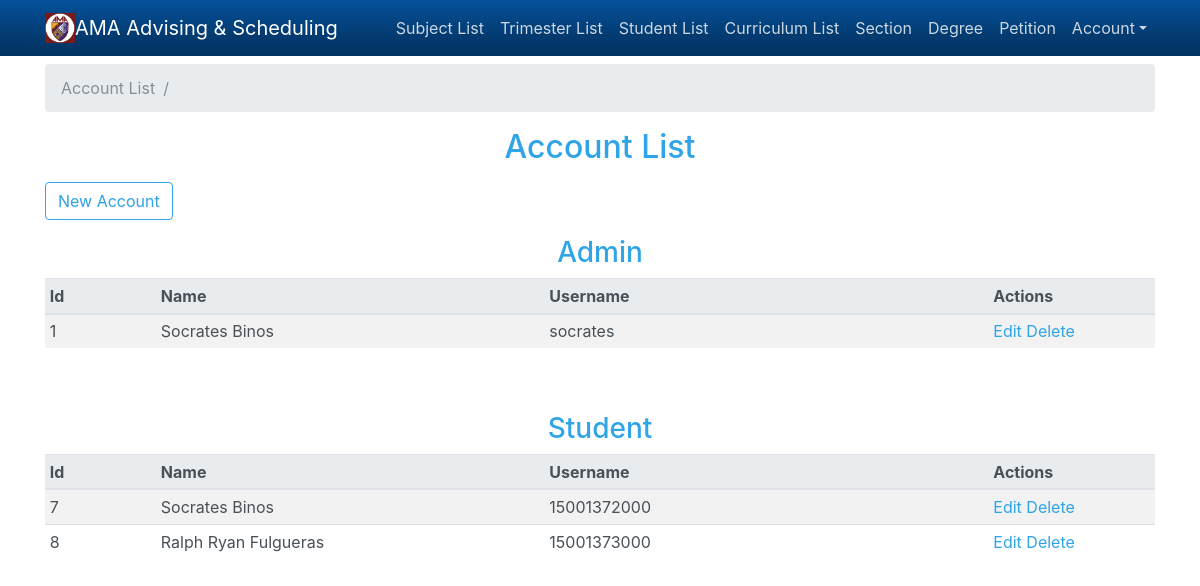
The page /index.php?menu=account_list (signed in) on the database its author committed.
### tables this page shows
CREATE TABLE `account_list` (
  `id` int(11) NOT NULL,
  `account_type` varchar(15) NOT NULL,
  `student_id` int(11) DEFAULT NULL,
  `name` varchar(30) DEFAULT NULL,
  `username` varchar(30) DEFAULT NULL,
  `password` varchar(30) NOT NULL
);

### includes/db_config.php (called while the page is built, shortened)
<?php
$host = 'localhost';
$user = 'root';
$password = '';
$database = 'ama';
$connect = mysqli_connect($host, $user, $password, $database);
function query($sql) {
	global $connect;
	$result = mysqli_query($connect, $sql);
	return $result;
}

### pages/account_list.php (the view)
<ol class="breadcrumb">
  <li class="breadcrumb-item active">Account List</li>
  <li class="breadcrumb-item active"></li>
</ol>
<h2 class="text-center">Account List</h2>
<div class="mt-3">
    <div class="form-group">
        <a class="btn btn-outline-primary" href="index.php?new=account">New Account</a>
    </div>
    <div class="table-responsive">
         <h3 class="text-center">Admin</h3>
        <table class="table table-sm table-striped">
            <thead class="thead-light">
                <tr>
                    <th>Id</th>
                    <th>Name</th>
                    <th>Username</th>
                    <th>Actions</th>
                </tr>
            </thead>
            <tbody>
                <?php
                $select_admin = query("select id
                                            , name
                                            , username
                                            , account_type
                                        from account_list
                                        where account_type = 'Admin'");
                if ($select_admin):
                    while ($row = mysqli_fetch_assoc($select_admin)):
                            ?>
                            <tr>
                                <td width="10%"><?php echo $row['id'] ?></td>
                                <td width="35%"><?php echo $row['name'] ?></td>
                                <td width="40%"><?php echo $row['username'] ?></td>
                                <td>
                                    <a href="index.php?edit=account&edit_id=<?php echo $row['id'] ?>&account_type=<?php echo $row['account_type'] ?>">Edit</a>
                                    <a href="index.php?delete=account&delete_id=<?php echo $row['id'] ?>&account_type=<?php echo $row['account_type'] ?>">Delete</a>
                                </td>
                            </tr>
                            <?php
                    endwhile;
                endif;
                ?>
            </tbody>
        </table>
    </div>
    <div class="table-responsive mt-5">
        <h3 class="text-center">Student</h3>
        <table class="table table-sm table-striped">
            <thead class="thead-light">
                <tr>
                    <th>Id</th>
                    <th>Name</th>
                    <th>Username</th>
                    <th>Actions</th>
                </tr>
            </thead>
            <tbody>
                <?php
                $select_student = query("select id
                                            ,   name
                                            ,   username
                                            ,   account_type
                                        from account_list
                                        where account_type = 'Student'");
                if ($select_student):
                    while ($row = mysqli_fetch_assoc($select_student)):
                            ?>
                            <tr>
                                <td width="10%"><?php echo $row['id'] ?></td>
                                <td width="35%"><?php echo $row['name'] ?></td>
                                <td width="40%"><?php echo $row['username'] ?></td>
                                <td>
                                    <a href="index.php?edit=account&edit_id=<?php echo $row['id'] ?>&account_type=<?php echo $row['account_type'] ?>">Edit</a>
                                    <a href="index.php?delete=account&delete_id=<?php echo $row['id'] ?>&account_type=<?php echo $row['account_type'] ?>">Delete</a>
                                </td>
                            </tr>
                            <?php
                    endwhile;
                endif;
                ?>
            </tbody>
        </table>
    </div>
</div>

### rows shown on the page
account_list: id "1", name "Socrates Binos", username "socrates"
account_list: id "7", name "Socrates Binos", username "15001372000"
account_list: id "8", name "Ralph Ryan Fulgueras", username "15001373000"
